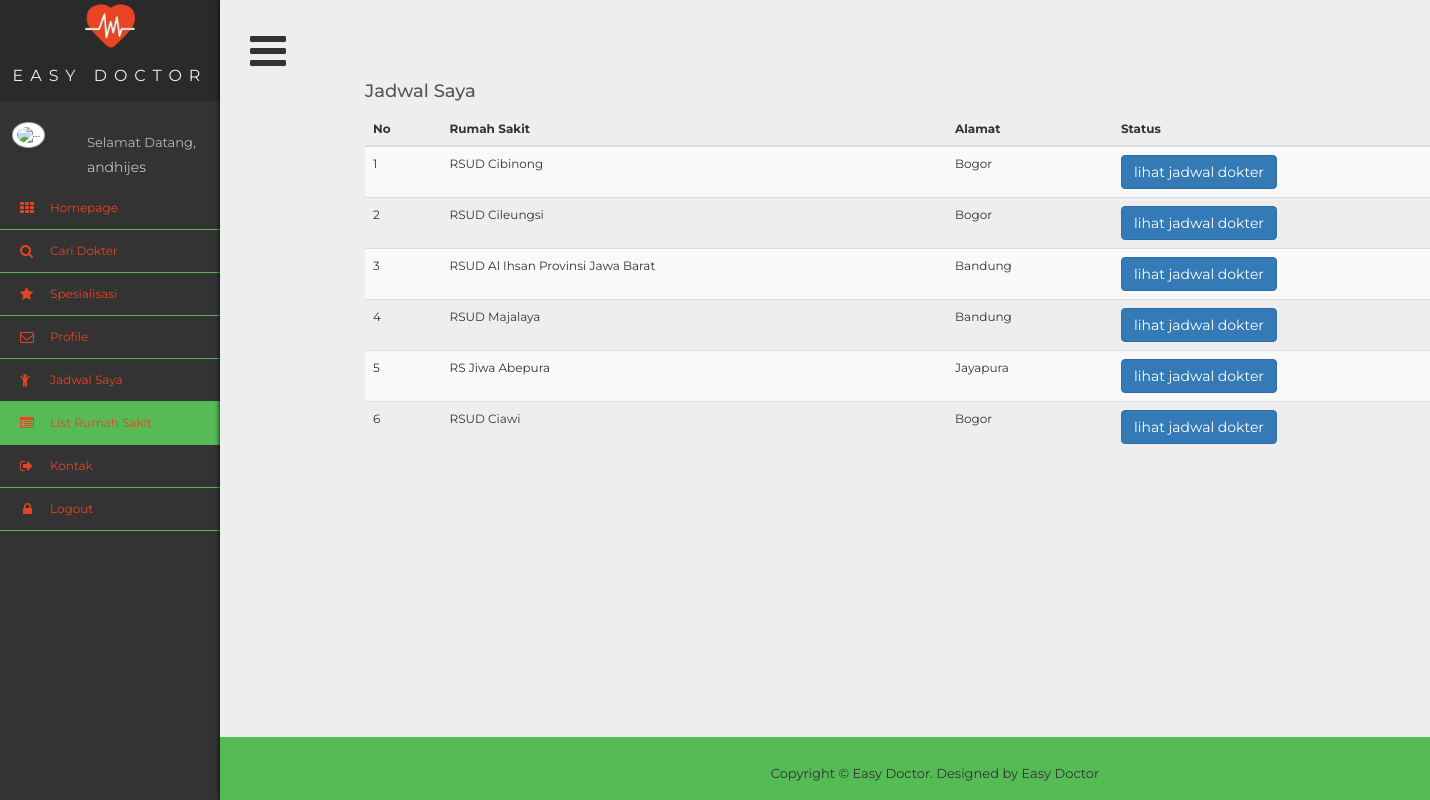
Screenshot of /listrs.php (signed in) with the database file from the repository.
### tables this page shows
CREATE TABLE `patient` (
  `id_patient` int(13) NOT NULL,
  `name` varchar(70) NOT NULL,
  `username` varchar(20) NOT NULL,
  `phone_number` text NOT NULL,
  `email` varchar(45) NOT NULL,
  `password` varchar(45) NOT NULL,
  `sex` varchar(10) NOT NULL,
  `birth_date` date NOT NULL,
  `address` varchar(50) NOT NULL,
  `photo_patient` varchar(100) NOT NULL
);

CREATE TABLE `admin_rs` (
  `id_hospital` int(11) NOT NULL,
  `hospital_name` text NOT NULL,
  `direktur` text NOT NULL,
  `street` varchar(70) NOT NULL,
  `city` varchar(30) NOT NULL,
  `province` varchar(30) NOT NULL,
  `kodepos` int(10) NOT NULL,
  `phone_number` text NOT NULL,
  `email` varchar(45) NOT NULL,
  `username` varchar(20) NOT NULL,
  `password` varchar(45) NOT NULL,
  `photo_rs` varchar(100) NOT NULL
);

### listrs.php (the view, shortened to what this page needs)
<?php
  include 'connect.php';
  $query_rs = mysqli_query($connect, "SELECT * FROM admin_rs");
  if($_SESSION['id_patient']!="nouser"){
    $id_patient = $_SESSION['id_patient'];
      $query = mysqli_query($connect, "SELECT * FROM patient where id_patient = '$id_patient'");
      $result = mysqli_fetch_array($query);
  }
  ?>
<!DOCTYPE html>
<html >
<head>
<link rel="stylesheet" type="text/css"  href="css/bootstrap.css">
<link rel="stylesheet" type="text/css" href="fonts/font-awesome/css/font-awesome.css">
<link rel="stylesheet" type="text/css"  href="css/profile.css">
<link rel="stylesheet" href="css/style3.css">
<link rel="stylesheet" type="text/css"  href="css/animate.css">
<link rel="stylesheet" type="text/css"  href="css/animate.min.css">
<link rel="stylesheet" type="text/css" href="css/prettyPhoto.css">
</head>
</head>
<body>
  <div class='wrapper'>
  <div class='sidebar'>
    <div class='title'>
      <img src="ico/cardiogram.png" width="50" height="50" align="middle" ><br>
Easy Doctor
    </div>
    <?php if($_SESSION['id_patient']!="nouser"){ ?>
      <div class="profile clearfix">
                 <div class="profile_pic">
                   <img src="images/img.jpg" alt="..." class="img-circle profile_img">
                 </div>
                 <div class="profile_info">
                   <span>Selamat Datang,</span>
                   <h2	><?php echo $result['username']; ?></h2>
                 </div>
               </div>
    <?php } ?>
    <ul class='nav'>
      <li>
        <a href="index.php">Homepage</a>
      </li>
            <li>
        <a>Cari Dokter</a>
      </li>
      <li class="dropdown">
        <a a href="#" class="dropdown-toggle" data-toggle="dropdown">Spesialisasi</a>
      </li>
      <?php if($_SESSION['id_patient']!="nouser"){ ?>
        <li>
          <a href="patient/profile.php">Profile</a>
        </li>
        <li>
            <a href="patient/jadwalsaya.php">Jadwal Saya</a>
          </li>
      <?php } ?>
      <li style="list-style-type:'\f08b'">
        <a href = "listrs.php" class='active'>List Rumah Sakit</a>
      </li>
      <li>
        <a>Kontak</a>
      </li>
      <?php if($_SESSION['id_patient']!="nouser"){ ?>
        <li style="list-style-type:'\f08b'">
          <a href = "patient/signout.php">Logout</a>
        </li>
      <?php } ?>
    </ul>
  </div>
  <div class='content isOpen'>
    <a class='button'></a>
<div class="container">
	<div class="row">
        <div class="col-md-12">
        <h4>Jadwal Saya</h4>
        <div class="table-responsive">
              <table id="mytable" class="table table-bordred table-striped">
                   <thead>
                   <th>No</th>
                   <th>Rumah Sakit</th>
                    <th>Alamat</th>
					   <th>Status</th>
                   </thead>
    <tbody>
      <?php
      	$count = 1;
      	while($result_rs = mysqli_fetch_array($query_rs)){
          echo
      		'<tr>
      			<td>'.$count++.'</td>
      			<td>'.$result_rs['hospital_name'].'</td>
      			<td>'.$result_rs['city'].'</td>
      			<td><a href="see_doctor.php?id='.$result_rs['id_hospital'].'"><button type="button" class="btn btn-primary">lihat jadwal dokter</button></td>
      		   </tr>';
      	}
      ?>
    </tbody>
</table>
            </div>
        </div>
	</div>
</div>
	<div id="footer">
  <div class="container">
    <p>Copyright &copy; Easy Doctor. Designed by <a href="#" rel="nofollow">Easy Doctor</a></p>
  </div>
</div>
</div>
  </div>
</body>
</body>
</html>

### css/style3.css (style rules this page uses)
* { margin: 0; padding: 0; }
*, *:before, *:after { box-sizing: border-box; }
html, body { height: 100%; }
body { font: 12px/1 'Montserrat', sans-serif; color: #333; background: #333; overflow-x: hidden; }
.wrapper { display: flex; min-height: 100%; }
.sidebar { position: absolute; width: 220px; }
.content { flex: 1; padding: 30px; background: #eee; box-shadow: 0 0 5px black; transform: translate3d(0, 0, 0); transition: transform .3s; }
.content.isOpen { transform: translate3d(220px, 0, 0); }
.button { cursor: pointer; }
.button:before { content: '\f0c9'; font: 42px fontawesome; }
.title { font-size: 16px; line-height: 50px; text-align: center; text-transform: uppercase; letter-spacing: 7px; color: #eee; border-bottom: 1px solid #333; background: #2a2a2a; }
.nav li a { position: relative; display: block; padding: 15px 15px 15px 50px; font-size: 12px; color: #eee; border-bottom: 1px solid #5b5; }
.nav li a:before { font: 14px fontawesome; position: absolute; top: 14px; left: 20px; }
.nav li:nth-child(1) a:before { content: '\f00a'; }
.nav li:nth-child(2) a:before { content: '\f002'; }
.nav li:nth-child(3) a:before { content: '\f005'; }
.nav li:nth-child(4) a:before { content: '\f003'; }
.nav li:nth-child(5) a:before { content: '\f1ae'; }
.nav li:nth-child(6) a:before { content: '\f022'; }
.nav li:nth-child(7) a:before { content: '\f08b'; }
.nav li:nth-child(8) a:before { content: '\f023'; left: 23px; }
.nav li a.active { box-shadow: inset 5px 0 0 #5b5, inset 6px 0 0 #333; background: #5b5; }
h2 { font-size: 18px; font-weight: 400; color: #999; }
a { color: #333; }
.profile_pic { width: 35%; float: left }
.img-circle.profile_img { width: 70%; background: #fff; margin-left: 15%; z-index: 1000; position: inherit; margin-top: 20px; border: 1px solid rgba(52, 73, 94, 0.44); padding: 4px }
.profile_info { padding: 25px 10px 10px; width: 65%; float: left }
.profile_info span { font-size: 13px; line-height: 30px; color: #BAB8B8 }
.profile_info h2 { font-size: 14px; color: #ECF0F1; margin: 0; font-weight: 300 }
h2 { text-transform: none ; line-height: 20px; margin: 0; }
.nav li a.active { box-shadow: inset 0 0 0 #5b5, inset 0 0 0 #333!important; background: #5b5; }
.content { flex: 1; padding-right: 0px; padding-left : 0px; background: #eee; box-shadow: 0 0 5px black; transform: translate3d(0, 0, 0); transition: transform .3s; }
.button:before { content: '\f0c9'; font: 42px fontawesome; padding: 30px; padding-bottom: 30px; }

### listrs.php (style rules this page uses)
body { background: #fff; }

### rows the page displays
patient: username "andhijes"
admin_rs: hospital_name "RSUD Cibinong", city "Bogor"
admin_rs: hospital_name "RSUD Cileungsi", city "Bogor"
admin_rs: hospital_name "RSUD Al Ihsan Provinsi Jawa Barat", city "Bandung"
admin_rs: hospital_name "RSUD Majalaya", city "Bandung"
admin_rs: hospital_name "RS Jiwa Abepura", city "Jayapura"
admin_rs: hospital_name "RSUD Ciawi", city "Bogor"
